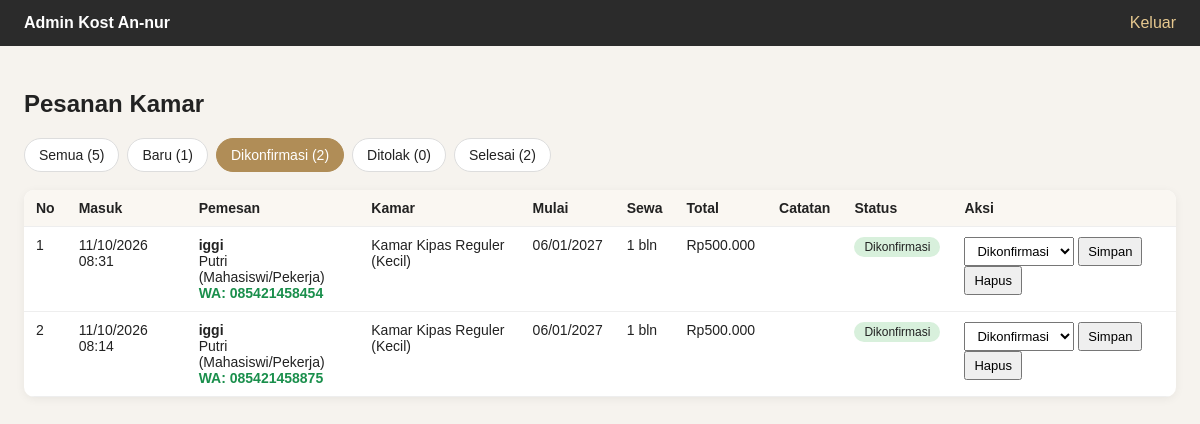
Page /admin/index.php?status=Dikonfirmasi (signed in) on the committed database.
### tables this page shows
CREATE TABLE `pesanan` (
  `id` int(11) NOT NULL,
  `tipe_kamar` varchar(100) NOT NULL,
  `nama` varchar(100) NOT NULL,
  `hp` varchar(20) NOT NULL,
  `status_penghuni` varchar(50) NOT NULL,
  `tanggal_mulai` date NOT NULL,
  `durasi` int(11) NOT NULL,
  `catatan` text DEFAULT NULL,
  `total` bigint(20) NOT NULL,
  `status` enum('Baru','Dikonfirmasi','Ditolak','Selesai') NOT NULL DEFAULT 'Baru',
  `dibuat_pada` timestamp NOT NULL DEFAULT current_timestamp()
);

### admin/index.php (the view, shortened to what this page needs)
<?php
require_once __DIR__ . '/../api/db-pesanan.php';
$daftarStatus = ['Baru', 'Dikonfirmasi', 'Ditolak', 'Selesai'];
$filter = $_GET['status'] ?? '';
if (in_array($filter, $daftarStatus, true)) {
    $stmt = $conn->prepare("SELECT * FROM pesanan WHERE status = ? ORDER BY id DESC");
    $stmt->bind_param("s", $filter);
    $stmt->execute();
    $result = $stmt->get_result();
} else {
    $filter = '';
    $result = $conn->query("SELECT * FROM pesanan ORDER BY id DESC");
}
$hitung = array_fill_keys($daftarStatus, 0);
$rs = $conn->query("SELECT status, COUNT(*) AS jml FROM pesanan GROUP BY status");
while ($r = $rs->fetch_assoc()) {
    $hitung[$r['status']] = (int) $r['jml'];
}
function nomor_wa($hp) {
    $n = preg_replace('/\D/', '', $hp);
    if (substr($n, 0, 1) === '0') {
        $n = '62' . substr($n, 1);
    }
    return $n;
}
function rupiah($n) {
    return 'Rp' . number_format($n, 0, ',', '.');
}
?>
<!DOCTYPE html>
<html lang="id">
<head>
</head>
<body>
<header>
    <strong>Admin Kost An-nur</strong>
    <a href="logout.php">Keluar</a>
</header>
<main>
    <h2>Pesanan Kamar</h2>
    <div class="tabs">
        <a href="index.php" class="<?= $filter === '' ? 'on' : '' ?>">Semua (<?= array_sum($hitung) ?>)</a>
        <?php foreach ($daftarStatus as $s): ?>
            <a href="index.php?status=<?= $s ?>" class="<?= $filter === $s ? 'on' : '' ?>"><?= $s ?> (<?= $hitung[$s] ?>)</a>
        <?php endforeach; ?>
    </div>
    <div class="wrap">
        <table>
            <tr>
                <th>No</th>
                <th>Masuk</th>
                <th>Pemesan</th>
                <th>Kamar</th>
                <th>Mulai</th>
                <th>Sewa</th>
                <th>Total</th>
                <th>Catatan</th>
                <th>Status</th>
                <th>Aksi</th>
            </tr>
            <?php
            $no = 1;
            while ($row = $result->fetch_assoc()) :
            ?>
            <tr>
                <td><?= $no++ ?></td>
                <td><?= htmlspecialchars(date('d/m/Y H:i', strtotime($row['dibuat_pada']))) ?></td>
                <td>
                    <strong><?= htmlspecialchars($row['nama']) ?></strong><br>
                    <?= htmlspecialchars($row['status_penghuni']) ?><br>
                    <a class="wa" target="_blank" rel="noopener"
                    href="https://wa.me/<?= nomor_wa($row['hp']) ?>">WA: <?= htmlspecialchars($row['hp']) ?></a>
                </td>
                <td><?= htmlspecialchars($row['tipe_kamar']) ?></td>
                <td><?= htmlspecialchars(date('d/m/Y', strtotime($row['tanggal_mulai']))) ?></td>
                <td><?= (int) $row['durasi'] ?> bln</td>
                <td><?= rupiah($row['total']) ?></td>
                <td><?= htmlspecialchars($row['catatan'] ?? '') ?></td>
                <td><span class="badge <?= htmlspecialchars($row['status']) ?>"><?= htmlspecialchars($row['status']) ?></span></td>
                <td>
                    <form class="inline" action="ubah-status.php" method="post">
                        <select name="status">
                            <?php foreach ($daftarStatus as $s): ?>
                                <option value="<?= $s ?>" <?= $row['status'] === $s ? 'selected' : '' ?>><?= $s ?></option>
                            <?php endforeach; ?>
                        </select>
                        <button type="submit">Simpan</button>
                    </form>
                    <form class="inline" action="hapus.php" method="post"
                        onsubmit="return confirm('Yakin hapus pesanan ini?');">
                        <button type="submit">Hapus</button>
                    </form>
                </td>
            </tr>
            <?php endwhile; ?>
        </table>
    </div>
</main>
</body>
</html>

### admin/index.php (style rules this page uses)
body { font-family: Arial, sans-serif; margin: 0; background: #f6f3ee; color: #222; }
header { background: #2b2b2b; color: #fff; padding: 14px 24px; display: flex; justify-content: space-between; align-items: center; }
header a { color: #e6c88f; text-decoration: none; }
main { padding: 24px; max-width: 1200px; margin: 0 auto; }
.tabs { display: flex; gap: 8px; flex-wrap: wrap; margin-bottom: 18px; }
.tabs a { padding: 8px 14px; border-radius: 20px; background: #fff; border: 1px solid #ddd; color: #222; text-decoration: none; font-size: 14px; }
.tabs a.on { background: #b08d57; color: #fff; border-color: #b08d57; }
.wrap { overflow-x: auto; background: #fff; border-radius: 10px; box-shadow: 0 2px 10px rgba(0,0,0,.06); }
table { border-collapse: collapse; width: 100%; min-width: 900px; }
th, td { padding: 10px 12px; border-bottom: 1px solid #eee; text-align: left; font-size: 14px; vertical-align: top; }
th { background: #faf7f2; }
.badge { display: inline-block; padding: 3px 10px; border-radius: 12px; font-size: 12px; }
.Dikonfirmasi { background: #d8f0dc; }
form.inline { display: inline; margin: 0; }
select, button { font: inherit; font-size: 13px; padding: 5px 8px; }
.wa { color: #1a8f4c; text-decoration: none; font-weight: 600; }

### rows in the picture
pesanan: dibuat_pada "11/10/2026 08:31", nama "iggi", status_penghuni "Putri (Mahasiswi/Pekerja)", hp "085421458454", tipe_kamar "Kamar Kipas Reguler (Kecil)", tanggal_mulai "06/01/2027", durasi "1", total "Rp500.000", status "Dikonfirmasi"
pesanan: dibuat_pada "11/10/2026 08:14", nama "iggi", status_penghuni "Putri (Mahasiswi/Pekerja)", hp "085421458875", tipe_kamar "Kamar Kipas Reguler (Kecil)", tanggal_mulai "06/01/2027", durasi "1", total "Rp500.000", status "Dikonfirmasi"

### other values in the picture
array_sum($hitung) "5"
$s "Baru"
$hitung[$s] "1"
$s "Dikonfirmasi"
$hitung[$s] "2"
$s "Ditolak"
$hitung[$s] "0"
$s "Selesai"
